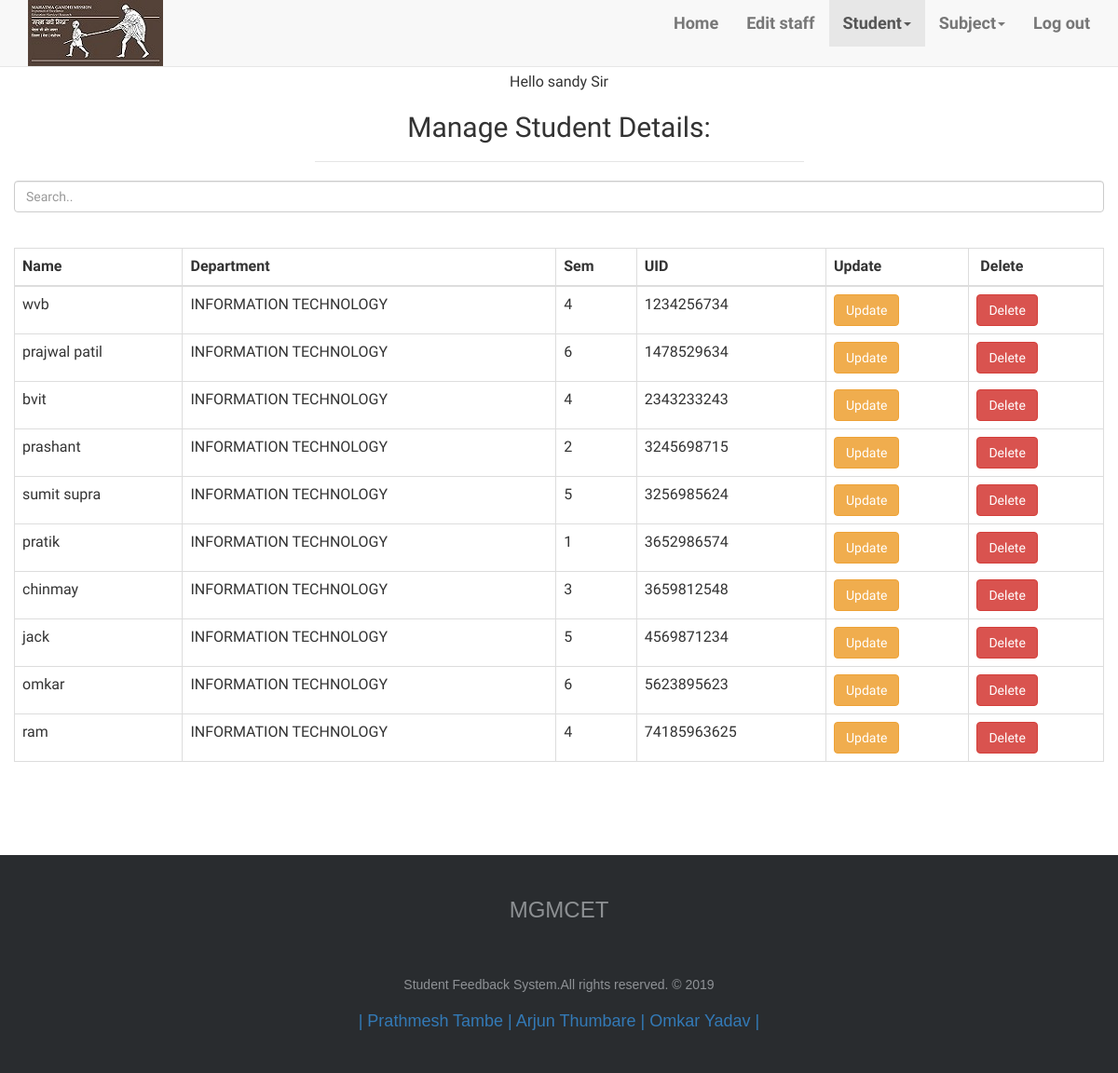
The page /editstu.php (signed in) on the database its author committed.
### tables this page shows
CREATE TABLE `student` (
  `Name` varchar(50) NOT NULL,
  `Dept` varchar(50) NOT NULL,
  `Sem` int(50) NOT NULL,
  `Email` varchar(50) NOT NULL,
  `UID` varchar(50) NOT NULL,
  `Password` varchar(50) NOT NULL
);

### editstu.php (the view, shortened to what this page needs)
<?php
if(isset($_SESSION["Username"]))
      {
$tag= "<center>Hello"." ".$_SESSION["Username"]." "."Sir</center>";
      }
      else
      {
          header('location:operator.php');
      }
      ?>
   <?php
           include 'database.php';
                      ?>
<!doctype HTML>
<html>
    <head>
<link rel="stylesheet" type="text/css" href="https://maxcdn.bootstrapcdn.com/bootstrap/3.3.7/css/bootstrap.min.css">
<link href="css/footer-basic-centered2.css" type="text/css" rel="stylesheet">
   <div class = "navbar navbar-default navbar-static-top">
      <div class="container ">
          <div class='navbar-header brand-name'>
              <a href="#" class="pull-left"><img src="img/logo.jpeg"></a>
            </div>
             <div class="collapse navbar-collapse navHeaderCollapse">
                <ul class = "nav navbar-nav navbar-right">
                  <li><a href = "ologin.php">Home</a></li>
                   <li><a href = "editstaff.php">Edit staff</a></li>
                  <li class = "active" class="dropdown">
                  <a href ="#" class="dropdown-toggle" data-toggle="dropdown">Student<b class="caret"></b></a>
                  <li class = "dropdown">
                      <a href="#" class="dropdown-toggle" data-toggle = "dropdown">Subject<b class="caret"></b></a>
                   <li><a href = "ologout.php">Log out</a></li>
              </ul>
          </div>
      </div>
   </div>
    <?php echo $tag;?>
   <div class="container">
     <div class="row">
        <div class="col-md-3 col-sm-4 col-xs-12"></div>
            <div class="col-md-6 col-sm-4 col-xs-12">
   <form class="" form action="editstu.php" method="post">
      <div class="col-md-12 text-center">
      <fieldset>  <legend><h2>Manage Student Details:<h2></legend> <p></p>
          <p></p></div>
          </div>
    <?php
               $sql = "SELECT Name,Dept,Sem,UID from student where Dept = '".$_SESSION['Dept']."'";
               $result = mysqli_query($conn, $sql);
          ?>  <div class="form-group">
                 <input class="form-control" id="input" type="text" placeholder="Search..">
          <br></div>
                   <table class="table table-bordered">
                    <thead>
                     <tr>
                     <th>Name</th>
                     <th>Department</th>
                     <th>Sem</th>
                     <th>UID</th>
                     <th>Update</th>
                     <th>  &nbsp;Delete &nbsp; </th>
                     </tr>
                     </thead>
                     <tbody id="myTable">
                   <?php
                if(mysqli_num_rows($result)===0){
        echo '<tr><td colspan="6"><center>No Data Found</center></td></tr>';
      }else{
        while( $row = mysqli_fetch_array($result) )
        {
            ?>
                      <tr>
<td><?php echo $row["Name"]; ?></td>
<td><?php echo $row["Dept"]; ?></td>
<td><?php echo $row["Sem"]; ?></td>
<td><?php echo $row["UID"]; ?></td>
       <td><a  onclick="return confirm('Are you sure you want to update the entry..?')" href="updatestu.php?UID=<?php echo $row['UID']; ?>"class="btn btn-ptimary btn-warning">Update</a></td>
     <td>  <a onclick="return confirm('Are you sure you want to delete the entry..?')" href="deletestu.php?UID=<?php echo $row['UID']; ?>"class="btn btn-danger">Delete</a></td>
       </tr>
       <?php
        }
      }
                         ?>
       </table>
       </head>
<?php
        include'footer.php';
        ?>
   </body>
    </html>

### css/footer-basic-centered2.css (style rules this page uses)
.navbar-default { font-weight: bold; }
.navbar { margin-top: 0px; margin-bottom: 5px; font-size: 18px; }
.brand-name { padding-top: -5px; }

### rows shown on the page
student: Name "wvb", Dept "INFORMATION TECHNOLOGY", Sem "4", UID "1234256734"
student: Name "prajwal patil", Dept "INFORMATION TECHNOLOGY", Sem "6", UID "1478529634"
student: Name "bvit", Dept "INFORMATION TECHNOLOGY", Sem "4", UID "2343233243"
student: Name "prashant", Dept "INFORMATION TECHNOLOGY", Sem "2", UID "3245698715"
student: Name "sumit supra", Dept "INFORMATION TECHNOLOGY", Sem "5", UID "3256985624"
student: Name "pratik", Dept "INFORMATION TECHNOLOGY", Sem "1", UID "3652986574"
student: Name "chinmay", Dept "INFORMATION TECHNOLOGY", Sem "3", UID "3659812548"
student: Name "jack", Dept "INFORMATION TECHNOLOGY", Sem "5", UID "4569871234"
student: Name "omkar", Dept "INFORMATION TECHNOLOGY", Sem "6", UID "5623895623"
student: Name "ram", Dept "INFORMATION TECHNOLOGY", Sem "4", UID "74185963625"

### other values the page prints
$_SESSION["Username"] "sandy"
